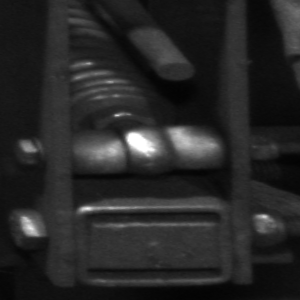
#> input picture tmp/tcr3d-Federkasten1Links_L.png, 300 x 300 px, given in place of 18L.png, which was not available
$ python patchCreator3d.py
#> lines starting #> are read from the running program, lines starting #| are printed output that depends on the picture; pictures that were not available may be replaced by others from this repository, and a replacement may not be noted
### archive/cvaux.py
# Verschiedene Hilfsfunktionen
import scipy.io.matlab
import numpy as np
import cv2


# Lädt ein .mat File und liefert das angegebene Struct zurück.
# Es kann auf dem Returnobjekt direkt mit den Strukturnamen gearbeitet werden:
# obj.CameraData1.ImageSize  etc...
# siehe https://docs.scipy.org/doc/scipy/reference/tutorial/io.html
def ___loadconfigmat(filename, structname='paramStruct'):
    cfg = scipy.io.loadmat(filename, struct_as_record=False, squeeze_me=True)
    return cfg[structname]


# Lädt ein YAML. Auf dem Return Objekt muss etwas umständlicher auf die Daten zugegriffen werden:
# obj['CameraData1'
# [55 lines left out: functions ___loadconfigyaml, ___loadconfigini, loadconfig, mixtochannel, not called in this run]


def imgMergerH(list_of_img_in: list, bgcolor=(128, 128, 128)):
    # Abmessungen des Bilds mit der grössten vertikalen Abmessung finden)
    resolutions = [x.shape[0] for x in list_of_img_in]
    maxv = max(resolutions)
    list_of_img = []

    for img in list_of_img_in:
        # alles auf RGB ändern
        if img.ndim == 2:
            img = cv2.cvtColor(img, cv2.COLOR_GRAY2RGB)

        # Alle Bilder auf diese Abmessung erweitern und in neue Liste speichern
        pixel = np.array(bgcolor, dtype=np.uint8)
        gap = maxv - img.shape[0]
        gap_upper = gap // 2
        gap_lower = gap - gap_upper
        filler_upper = np.tile(pixel, (gap_upper, img.shape[1], 1))
        filler_lower = np.tile(pixel, (gap_lower, img.shape[1], 1))
        img = np.vstack((filler_upper, img, filler_lower))
        list_of_img.append(img)

    return np.hstack(list_of_img)


# [80 lines left out: functions imgMergerV, putBetterText, separateRGB, clahe, not called in this run]

### wtmCalib.py
# Kann ein MAtlab Struct laden mit den Cameradaten.
# MAtlab speichert die Daten jeweils transponiert.

import numpy
import wtmAux


class CalibData:
    def __init__(self, cfile="cfg/cameracalib.mat", ffile="cfg/F.mat"):
        self.files = [cfile, ffile]
        self.__cal = wtmAux.loadconfig(cfile)
        self.f = wtmAux.loadconfig(ffile, "F")
        self.rl = numpy.eye(3)
        self.tl = numpy.zeros(3)
        self.rr = self.__cal.RotationOfCamera2.transpose()
        self.tr = self.__cal.TranslationOfCamera2.transpose()
        self.kl = self.__cal.CameraParameters1.IntrinsicMatrix.transpose()
        self.kr = self.__cal.CameraParameters2.IntrinsicMatrix.transpose()
        self.drl = self.__cal.CameraParameters1.RadialDistortion   # distortion radial left
        self.drr = self.__cal.CameraParameters2.RadialDistortion   # distortion radial left

        # this is just a 5 × 1 matrix containing k1, k2, p1, p2, and k3( in thatorder):
        self.drl = numpy.append(self.drl, [0, 0, 0])
        self.drr = numpy.append(self.drr, [0, 0, 0])

        # Projektionsmatrizen zusammensetzen/berechnen nach Zissermann 6.8
        # P = K*[T|t]
        self.pl = numpy.matmul(self.kl, numpy.column_stack((self.rl, self.tl.T)))
        self.pr = numpy.matmul(self.kr, numpy.column_stack((self.rr, self.tr.T)))


    # [23 lines left out: function __str__, not called in this run]


# [3 lines that do not run on import are left out]

### wtmAux.py
# Verschiedene Hilfsfunktionen
import scipy.io.matlab
import numpy as np
import cv2


# Lädt ein .mat File und liefert das angegebene Struct zurück.
# Es kann auf dem Returnobjekt direkt mit den Strukturnamen gearbeitet werden:
# obj.CameraData1.ImageSize  etc...
# siehe https://docs.scipy.org/doc/scipy/reference/tutorial/io.html
def ___loadconfigmat(filename, structname='paramStruct'):
    cfg = scipy.io.loadmat(filename, struct_as_record=False, squeeze_me=True)
    return cfg[structname]


def loadconfig(filename, structname='paramStruct'):
    if '.mat' in filename:
        return ___loadconfigmat(filename, structname)
#> (reads cfg/cameracalib.mat from the repository)
#> (reads cfg/F.mat from the repository)
    if '.yaml' in filename or '.yml' in filename:
        return ...  # Removed
    if '.ini' in filename:
        return ...  # Removed


# [137 lines left out: functions mixtochannel, imgMergerH, imgMergerV, putBetterText, separateRGB, clahe, not called in this run]

### rigid_transform_3d.py
# Quelle: http://nghiaho.com/uploads/code/rigid_transform_3D.py_
# Doc: http://nghiaho.com/?page_id=671
# Author: Nghia Ho
# Angepasst und erweitert: J. Koch


from numpy import *
from math import sqrt


# Input: expects Nx3 matrix of points
# Returns R,t
# R = 3x3 rotation matrix
# t = 3x1 column vector

def rigid_transform_3D(A, B):
    assert (len(A) == len(B))

    #beide in np.array umwandeln
    A = array(A)
    B = array(B)

    N = A.shape[0];  # total points

    centroid_A = mean(A, axis=0)
    centroid_B = mean(B, axis=0)

    # centre the points
    AA = A - tile(centroid_A, (N, 1))
    BB = B - tile(centroid_B, (N, 1))

    # dot is matrix multiplication for array
    # Korrektur: veraltet, matmul verwenden
    # H = transpose(AA) * BB
    # Seit python 3.6 : @ bei np.arrays für MAtrizenmultiplikation
    H = transpose(AA) @ BB


    U, S, Vt = linalg.svd(H)

    # Korrektur: veraltet, matmul verwenden
    #R = Vt.T * U.T
    R = Vt.T @ U.T

    # special reflection case
    if linalg.det(R) < 0:
        #assert 1==0  # TODO : entfernen nach allen Tests
        print("Reflection detected")
        # Vt[2, :] *= -1
        # R = Vt.T * U.T
        # Bessere Lösung nach Nick Lambert: multiply 3rd column of R by -1
        R[2, :] *= -1

    t = -R @ centroid_A.T + centroid_B.T

    # Manchmal kommt ein 3x3 Translationsvektor als Ergebnis.
    assert (t.shape == (3,))
    t = reshape(t,(3,1))
    # print (t)

    return R, t


# [13 lines left out: function rmserror, not called in this run]


# [42 lines that do not run on import are left out]

### patchCreator3d.py
#  Neuer PatchCreator 3d
#  Parameter werden im 3d Raum gesetzt, updates erfolgen dual für beide Seiten (2d)
#  Die Koordinatenbasis Zug wird in die Mitte des Bild gesetzt. (So, als wäre das Gitter möglichst in der Mitte)
#  es können keine Zugeschnittenen Bilder mehr verwendet werden

# Tastaturbefehle:
# I J K L : verschieben auf x und y Achse
# O P     : verschieben auf z Achse
# W S     : Kleiner Grösser y Achse
# A D     : Kleiner Grösser x Achse
# E F     : Rotiere x Achse
# R G     : Rotiere y Achse
# T H     : Rotiere z Achse
# Z       : Undo
# X       : eXport


import cv2
import numpy as np
import wtmCalib
from rigid_transform_3d import rigid_transform_3D
import math
from archive.trainfeature import imgMergerH

warpdim = 300
exportDone = False
warpexpL = np.zeros((warpdim, warpdim))
warpexpR = np.zeros((warpdim, warpdim))
BASENAME = "data/PatchVorbereitung/Linie20"
BASENAME = "SBB/18"


class Param3d:

    def __init__(self):
        self.name = "noname"
        self.posx = 240
        self.posy = -240
        self.posz = 0
        self.rotx = 0  # rad
        self.roty = 0  # rad
        self.rotz = 0  # rad
        self.sizex = 100
        self.sizey = 100
        self.corners3d = np.zeros((5, 3))

    def __str__(self):
        s = str()
        s += f'name:  {self.name}\n'
        s += f'posx:  {self.posx}\n'
        s += f'posy:  {self.posy}\n'
        s += f'posz:  {self.posz}\n'
        s += f'rotx:  {self.rotx}\n'
        s += f'roty:  {self.roty}\n'
        s += f'rotz:  {self.rotz}\n'
        s += f'sizex: {self.sizex}\n'
        s += f'sizey: {self.sizey}\n'
        s += f'corners: \n{self.corners3d}\n'
        return s

    def updateCorners(self):
        # Ausgehend von der Grösse des quadratischen Patchs und dessen Zentrumskoordinaten
        # werden die Koordinaten der vier Eckpunkte berechnet. Bezugssystem: sys_zug
        # Ohne Rotation liegt der Patch auf xy Ebene mit dem Zentrum des Quadrats bei patchCenter3d

        # Patchmitte bis Patch Rand (in x oder y Richtung)
        dx = self.sizex / 2
        dy = self.sizey / 2

        # Alle Ecken erhalten vorerst den Mittelpunkt als Koordinaten
        self.corners3d = np.tile([self.posx, self.posy, self.posz], (5, 1))

        # Patchmitte bis Patch Ecken, die Differenz vom Mittelpunkt zur Ecke
        d = np.array([[-dx, +dy, 0],  # oben links
                      [+dx, +dy, 0],  # oben rechts
                      [-dx, -dy, 0],  # unten links
                      [+dx, -dy, 0],  # unten rechts
                      [0, 0, 0]])  # Mitte

        # Ecken erstellen
        self.corners3d = self.corners3d + d

        # Rotieren
        self.rotatePoints()

    def rotatePoints(self):
        pt = self.corners3d

        # Schwerpunkt auf Ursprung setzen
        t = np.average(pt, 0)
        pt = pt - t

        # Rotationsmatrizen mit den Winkeln in [rad] erstellen
        a, b, c = self.rotx, self.roty, self.rotz
        Rx = np.array([[1, 0, 0], [0, math.cos(a), -math.sin(a)], [0, math.sin(a), math.cos(a)]])
        Ry = np.array([[math.cos(b), 0, math.sin(b)], [0, 1, 0], [-math.sin(b), 0, math.cos(b)]])
        Rz = np.array([[math.cos(c), -math.sin(c), 0], [math.sin(c), math.cos(c), 0], [0, 0, 1]])

        # Multiplizere Matrizen (@ statt np.matmul)
        pt = pt @ Rx @ Ry @ Rz

        # Translation wieder rückgängig machen
        self.corners3d = pt + t


class Param2d:
    def __init__(self):
        self.roi = np.ones(4, dtype=int)  # oben links und unten rechts
        self.corners2d = np.zeros((5, 2))  # die vier Ecken plus Mitte
        self.extend = 250  # ROI geht vom Mittelpunkt diese Distanz pro Achse

    def setROI(self, extend=None):
        if extend is None:
            extend = self.extend
        else:
            self.extend = extend

        roi = np.array([self.corners2d[4], self.corners2d[4]]).flatten()
        d = np.array([-extend, -extend, +extend, +extend])
        roi = roi + d
        roi[roi < 0] = 0  # begrenzen, keine negativen
        self.roi = roi.astype(int)

    def getCenter(self):
        return int(self.corners2d[4][0][0]), int(self.corners2d[4][0][1])

    def getWarpCorners(self):
        c = np.zeros((4, 1, 2))
        c[0] = self.corners2d[0]  #[0]
        c[1] = self.corners2d[2]  #[1]
        c[2] = self.corners2d[3]  #[3]
        c[3] = self.corners2d[1]  #[2]
        return c


class Stereo:
    # alles was mit Koordinaten umrechnen, triangulieren, stereo etc zu tun hat.
    # Kamera Calibrierdaten
    cal = wtmCalib.CalibData()

    # die Kanonischen Einheitsvektoren des sys_zug, aber mit dem Ursprung noch bei [0,0,0] von sys_cam
    systemzug = np.array([[0, 0, 0],
                          [0.94423342, -0.2282705, 0.23731],
                          [-0.32667794, -0.5590511, 0.76207],
                          [-0.0412888, -0.7970912, -0.60245]])

    # Ursprung = Gittermittelpunkt aus Bild 13 (dort ist das Gitter etwa in der Bildmitte zu finden)
    a3xN = np.float64([[1966], [1343]])
    b3xN = np.float64([[2200], [1303]])
    center = cv2.triangulatePoints(cal.pl[:3], cal.pr[:3], a3xN[:2], b3xN[:2])

    # homogen --> karthesisch
    center /= center[3]
    center = center[:3]
    print(f'\nCenter:\n{center}')

    # Einheitsvektoren an die richtige Position verschieben
    center = np.tile(center.T, (4, 1))  # zeilen vervielfachen
    systemzug = systemzug + center  # Translation

    # Rotation und Translation berechnen und in Klassenvariablen schreiben
    systemcam = np.diag(np.float64([1, 1, 1]))  # kanonische Einheitsvektoren
    systemcam = np.append([np.zeros(3)], systemcam, axis=0)  # erste Zeile = Ursprung

    # Rotation und Translation zwischen den beiden Bezugssystem berechnen
    R, t = rigid_transform_3D(systemcam, systemzug)

    def updateCorners2d(self, param3d: Param3d, param2dL: Param2d, param2dR: Param2d):
        global stereo
        # corners umrechnen in sys_Cam, dann projezieren auf 2d Bild
        pts3d_cam = stereo.transformsys(param3d.corners3d, direction=0)

        # ein Punkt in dieser Form:  np.array([[-284.24021771, -119.18978814, 7760.07162296]])
        # Mehrere Punkte: Shape = (N, 1, 3)
        param2dL.corners2d, _ = cv2.projectPoints(pts3d_cam.reshape(5, 1, 3),
                                                  self.cal.rl, self.cal.tl,
                                                  self.cal.kl, self.cal.drl)
        param2dR.corners2d, _ = cv2.projectPoints(pts3d_cam.reshape(5, 1, 3),
                                                  self.cal.rr, self.cal.tr,
                                                  self.cal.kr, self.cal.drr)

    def transformsys(self, pts, direction):
        # rechnet punkte von einem Bezugssystem ins andere um
        # dir == 0: sys_zug --> sys_cam
        # dir == 1: sys_cam --> sys_zug
        # pts müssen in shape (n,3) sein, bspw: [[x,y,z]] oder [[x,y,z],[x2,y2,z2]]

        n = pts.shape[0]  # wieviele punkte ?

        if direction == 0:
            A = pts
            B2 = (self.R @ A.T) + np.tile(self.t, (1, n))
            B2 = B2.T
            return B2
        elif direction == 1:
            B = pts
            A2 = (B - np.tile(self.t, (1, n)).T) @ self.R
            return A2

        else:
            assert False


def updateAllViews():
    # rechnete 2d neu, aktualisiert die Bilder
    # TODO: nicht nur test
    update3d()
    update2d()
    updateScreen()


def update3d():
    global par3d
    par3d.updateCorners()


def update2d():
    global par3d, par2dL, par2dR, stereo
    stereo.updateCorners2d(par3d, par2dL, par2dR)
    par2dL.setROI()
    par2dR.setROI()


def updateScreen():
    global par2dL, par2dR, cloneL, cloneR, winmain, winwarp, winzoom, overlay, warpexpL, warpexpR
    imgL = cloneL.copy()
    imgR = cloneR.copy()

    # polygon einzeichnen
    drawPolygon(imgL, par2dL)
    drawPolygon(imgR, par2dR)

    # centerMarker setzen
    cv2.drawMarker(imgL, par2dL.getCenter(), (255, 255, 0), cv2.MARKER_CROSS, 5, 1)
    cv2.drawMarker(imgR, par2dR.getCenter(), (255, 255, 0), cv2.MARKER_CROSS, 5, 1)

    # ROIS ausschneiden
    ya, yb = par2dL.roi[1], par2dL.roi[3]
    xa, xb = par2dL.roi[0], par2dL.roi[2]
    zoomL = imgL[ya:yb, xa:xb, :]
    ya, yb = par2dR.roi[1], par2dR.roi[3]
    xa, xb = par2dR.roi[0], par2dR.roi[2]
    zoomR = imgR[ya:yb, xa:xb, :]

    # ROIS haben nicht identische Grösse, wenn am Rand des Bilds
    zoom = imgMergerH([zoomL, zoomR])

    # Verzerrte Bilder erstellen
    cv2.imshow(winzoom, zoom)
    cv2.imshow(winmain, imgL)


    warpL, warpexpL = warp(cloneL.copy(), par2dL.getWarpCorners())
    warpR, warpexpR = warp(cloneR.copy(), par2dR.getWarpCorners())
    overlay.draw(warpL)
    overlay.draw(warpR)
    warps = imgMergerH([warpL, warpR])

    cv2.imshow(winwarp, warps)


def warp(img, refPt):
    global warpdim
    M = cv2.getPerspectiveTransform(refPt.astype(np.float32),
                                    np.array([[0, 0], [0, warpdim], [warpdim, warpdim], [warpdim, 0]],
                                             dtype=np.float32))
    warped = cv2.warpPerspective(img.copy(), M, (warpdim, warpdim))

    # Bild in diesem zustand speichern für späteren Export
    warpexport = warped.copy()

    # Kontrast verbessern
    clahe = cv2.createCLAHE(clipLimit=4.0, tileGridSize=(6, 6))
    for n in range(0, 3):
        warped[:, :, n] = clahe.apply(warped[:, :, n])

    # Overlay

    return warped, warpexport


def drawPolygon(img, par2d: Param2d):
    # zeichnet ein Polygon ol --> ul --> ur --> or
    poly = np.zeros((1, 4, 2), dtype=np.int32)
    poly[0][0] = par2d.corners2d[0]
    poly[0][1] = par2d.corners2d[1]
    poly[0][2] = par2d.corners2d[3]
    poly[0][3] = par2d.corners2d[2]
    img = cv2.polylines(img, poly, True, (0, 255, 255), 3)


class Overlay:
    # für das Overlay auf dem quadratischen Template
    otype  = -1                     # aktives Overplay Nr
    maxtypes = 14                   # wieviele sind definiert
    templateSize = -1               # die Kantenlänge des quadratischen Templates
    rgb = (255, 255, 0)             # Farbe des Overlays

    def __init__(self, templateSize):
        self.otype = 1
        self.templateSize = templateSize

    # [4 lines left out: function next, not called in this run]

    def draw(self, img):
        t = self.otype
        d = self.templateSize
        x = d // 50

        # Die Kreise
        if t in [0, 1, 2, 3, 4, 5, 6, 7]:
            cv2.drawMarker(img, (d // 2, d // 2), self.rgb, cv2.MARKER_CROSS, 15, 1, 1)
            cv2.circle(img, (d // 2, d // 2), d // 2 - x * t, self.rgb, 1, cv2.LINE_4)
            cv2.circle(img, (d // 2, d // 2), d // 3 - x * t, self.rgb, 1, cv2.LINE_4)
            cv2.circle(img, (d // 2, d // 2), d // 6 - x * t, self.rgb, 1, cv2.LINE_4)
        elif t == 8:
            pass
        elif t == 9:
            cv2.drawMarker(img, (d // 2, d // 2), self.rgb, cv2.MARKER_CROSS, 15, 1, 1)
        # Das Gitter
        elif t in [10, 11, 12, 13, 14]:
            n = t - 9  # --> range 1 .. 5
            n = 2 * n + 1  # --> [3, 5, 7, 8, 9, 11]
            grid = np.linspace(0, d, n).astype(int)
            for xy in grid:
                cv2.line(img, (0, xy), (d, xy), self.rgb, 1)
                cv2.line(img, (xy, 0), (xy, d), self.rgb, 1)
        return img


def export():
    global exportDone, warpexpL, warpexpR, par3d, exportDone
    print(par3d)
    name = str(input("export: "))
    if len(name) < 2: return
    par3d.name = name
    savename = f'tmp/tcr3d-{name}'
    print("writing ", savename)
    cv2.imwrite(savename + "_L.png", warpexpL)
    cv2.imwrite(savename + "_R.png", warpexpR)
    savename += "__.txt"
    f = open(savename , "w")
    f.write(str(par3d))
    f.close()
    print('Done.')
    exportDone = True


# [53 lines left out: functions posx_callback, posy_callback, posz_callback, rotx_callback, roty_callback, rotz_callback and 3 more, not called in this run]


def modTrackbarPos(trackbarname, winname, delta):
    value = cv2.getTrackbarPos(trackbarname, winname)
    value += delta
    cv2.setTrackbarPos(trackbarname, winname, value)


# Parameter
par3d = Param3d()
par2dL = Param2d()
par2dR = Param2d()
stereo = Stereo()

# Lade Bilder
basename = BASENAME
imgL = cv2.imread(basename + "L.png")
#> imgL is the input picture: shape (300, 300, 3); min 3, max 255, mean 39
imgR = cv2.imread(basename + "R.png")
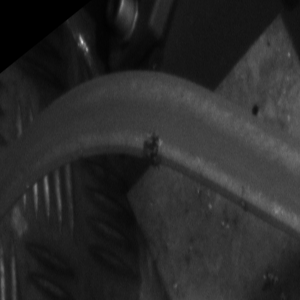
#> input picture tmp/tcr3d-HornEndeLinks1_L.png, 300 x 300 px, given in place of 18R.png, which was not available
#> imgR is the input picture: shape (300, 300, 3); min 0, max 214, mean 42
cloneL = imgL.copy()
cloneR = imgR.copy()

# Fenster und Bars
winmain = "Navigation"
winzoom = "Zoom L+R"
winwarp = "warped L+R"
winparam = "3d param"

# Navigation Window
cv2.namedWindow(winmain, cv2.WINDOW_NORMAL)
cv2.namedWindow(winzoom, cv2.WINDOW_NORMAL)
cv2.namedWindow(winwarp, cv2.WINDOW_NORMAL)
cv2.namedWindow(winparam, cv2.WINDOW_NORMAL)

# Parameter Trackbars

cv2.createTrackbar('Position x', winparam, par3d.posx + 750, 1500, posx_callback)
cv2.createTrackbar('Position y', winparam, par3d.posy + 750, 1500, posy_callback)
cv2.createTrackbar('Position z', winparam, par3d.posz + 750, 1500, posz_callback)
cv2.createTrackbar('Rotation x', winparam, par3d.rotx, 360, rotx_callback)
cv2.createTrackbar('Rotation y', winparam, par3d.roty, 360, roty_callback)
cv2.createTrackbar('Rotation z', winparam, par3d.rotz, 360, rotz_callback)
cv2.createTrackbar('Size x', winparam, par3d.sizex, 300, sizex_callback)
cv2.createTrackbar('Size y', winparam, par3d.sizex, 300, sizey_callback)
cv2.createTrackbar('Zoom', winparam, 200, 1000, zoom_callback)

# ROI setzen
par2dL.setROI()
par2dR.setROI()

#Overlay für warp Template
overlay = Overlay(warpdim)

#Anzeige Refresh
updateAllViews()
#> in updateScreen, `zoomL = imgL[ya:yb, xa:xb, :]`: zoomL = empty array
#> in imgMergerH, `resolutions = [x.shape[0] for x in list_of_img_in]`: resolutions = [0, 0]
#> in imgMergerH, `maxv = max(resolutions)`: maxv = 0
#> the loop in imgMergerH, `for img in list_of_img_in:` made 2 passes
#> (img, pixel, gap, gap_upper, gap_lower) on passes 1 to 2: (empty array, [128, 128, 128], 0, 0, 0), (empty array, [128, 128, 128], 0, 0, 0)
#> after the loop in imgMergerH, `for img in list_of_img_in:`: list_of_img = [empty array, empty array]
#> in updateScreen, `zoom = imgMergerH([zoomL, zoomR])`: zoom = empty array
#> in warp, `M = cv2.getPerspectiveTransform(refPt.astype(np.float32), np.array([[0..`: M = [[1.06, -0.666, -1819.6], [0.434, 1.78, -3870], [3.8e-06, 6.66e-05, 1]]
#> in warp, `warped = cv2.warpPerspective(img.copy(), M, (warpdim, warpdim))`: warped: shape (300, 300, 3); every value is 0
#> after the loop in warp, `for n in range(0, 3):`: warped: shape (300, 300, 3); every value is 5
#> in draw, `cv2.drawMarker(img, (d // 2, d // 2), self.rgb, cv2.MARKER_CROSS, 15, ..`:
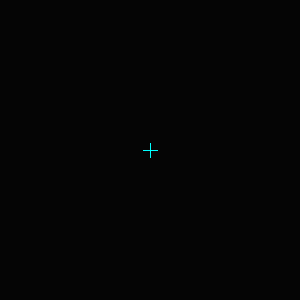
#> img: shape (300, 300, 3); mean of channels 0, 1, 2 5.1, 5.1, 5; drawn as B, G, R
#> in draw, `cv2.circle(img, (d // 2, d // 2), d // 6 - x * t, self.rgb, 1, cv2.LIN..`:
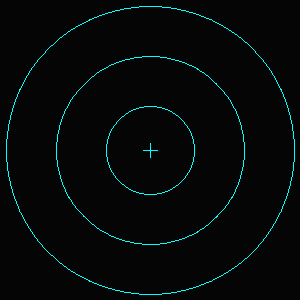
#> img: shape (300, 300, 3); mean of channels 0, 1, 2 9.5, 9.5, 4.9; drawn as B, G, R
#> call 2 of imgMergerH, with bgcolor = (128, 128, 128)
#> in imgMergerH (call 2), `resolutions = [x.shape[0] for x in list_of_img_in]`: resolutions = [300, 300]
#> in imgMergerH (call 2), `maxv = max(resolutions)`: maxv = 300
#> the loop in imgMergerH (call 2), `for img in list_of_img_in:` made 2 passes
#> after the loop in imgMergerH (call 2), `for img in list_of_img_in:`: list_of_img = 2 items
#> in imgMergerH (call 2), `return np.hstack(list_of_img)`:
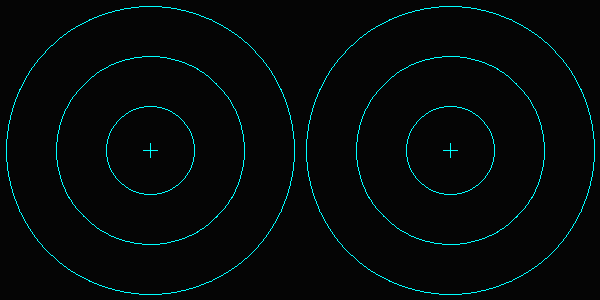
#> returned value: shape (300, 600, 3); mean of channels 0, 1, 2 9.5, 9.5, 4.9; drawn as B, G, R


while True:
    key = cv2.waitKey(1) & 0xFF
#> (key e is pressed here)

    ############################    Translation    ###########################
    if key == ord('i'):
        modTrackbarPos('Position y', winparam, 1)
    if key == ord('k'):
        modTrackbarPos('Position y', winparam, -1)
    if key == ord('j'):
        modTrackbarPos('Position x', winparam, -1)
    if key == ord('l'):
        modTrackbarPos('Position x', winparam, 1)
    if key == ord('o'):
        modTrackbarPos('Position z', winparam, -1)
    if key == ord('p'):
        modTrackbarPos('Position z', winparam, 1)

    ############################    Rotation    ###########################
    if key == ord('e'):
        modTrackbarPos('Rotation x', winparam, 1)
    if key == ord('f'):
        modTrackbarPos('Rotation x', winparam, -1)
    if key == ord('r'):
        modTrackbarPos('Rotation y', winparam, 1)
    if key == ord('g'):
        modTrackbarPos('Rotation y', winparam, -1)
    if key == ord('t'):
        modTrackbarPos('Rotation z', winparam, 1)
    if key == ord('h'):
        modTrackbarPos('Rotation z', winparam, -1)

  ############################    Grösse    ###########################
    if key == ord('w'):
        modTrackbarPos('Size x', winparam, 1)
    if key == ord('s'):
        modTrackbarPos('Size x', winparam, -1)
    if key == ord('a'):
        modTrackbarPos('Size y', winparam, 1)
    if key == ord('d'):
        modTrackbarPos('Size y', winparam, -1)

    ############################    Diverse    ###########################
    if key == 32:
        overlay.next()
        updateAllViews()
    if key == ord('x'):
        export()
#> the answer given: tmp/tcr3d-Federkasten1Links_L.png
    if key == ord('q'):
        if exportDone:
            break

# close all open windows
cv2.destroyAllWindows()
exit(0)
#> (the program exits here)
